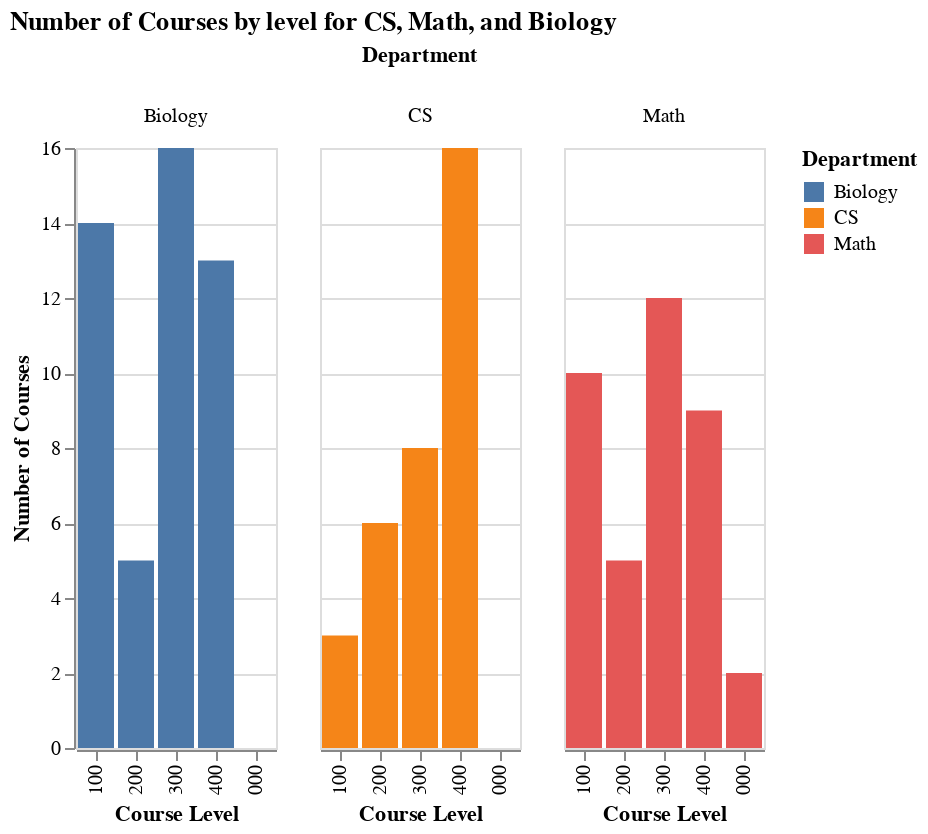

Notebook code cell kept with this figure:
### Markdown cell above
## Step 3: Exploratory Data Analysis (EDA)
### Answer to question one
`"Which departments offer more advanced (300/400 level) courses?"`


In this section, I explore patterns across the Computer Science, Mathematics, and Biology curricula using data visualizations and text analysis.

### Goals of EDA:
- Compare how each department distributes courses across levels (100–400).
- Identify the most common keywords used in course descriptions for each department.
- Highlight key differences in academic focus and structure between departments.
- find when courses are offered through semesters


`note` content and relfection of EDA is located at the bottom which includes the 2 items learned and a review of the other graphs/visual content

### Code cell
# Combine all departments into one DataFrame
df_combined = pd.concat([df_cs, df_math, df_bio], ignore_index=True)
df_combined['Course Level'] = df_combined['Course Code'].apply(lambda x: x.split()[1][0] + "00")


level_counts_all = df_combined.groupby(['Department', 'Course Level']).size().reset_index(name='Count')


# barchart(altair) grouped by dept
chart = alt.Chart(level_counts_all).mark_bar().encode(
    x=alt.X('Course Level:O', sort=['100', '200', '300', '400'], title='Course Level'),
    y=alt.Y('Count:Q', title='Number of Courses'),
    color='Department:N',
    column=alt.Column('Department:N', title='Department'),
    tooltip=['Department', 'Course Level', 'Count']
).properties(
    title='Number of Courses by level for CS, Math, and Biology'
)

chart

### Figure 1 — Vega-Lite specification as saved in the notebook (floating-point values rounded to 4 significant figures)
{"config": {"view": {"continuousWidth": 300, "continuousHeight": 300}}, "data": {"name": "data-5cd03529a174e73a441dc8f1cd010a3b"}, "mark": {"type": "bar"}, "encoding": {"color": {"field": "Department", "type": "nominal"}, "column": {"field": "Department", "title": "Department", "type": "nominal"}, "tooltip": [{"field": "Department", "type": "nominal"}, {"field": "Course Level", "type": "nominal"}, {"field": "Count", "type": "quantitative"}], "x": {"field": "Course Level", "sort": ["100", "200", "300", "400"], "title": "Course Level", "type": "ordinal"}, "y": {"field": "Count", "title": "Number of Courses", "type": "quantitative"}}, "title": "Number of Courses by level for CS, Math, and Biology", "$schema": "https://vega.github.io/schema/vega-lite/v5.20.1.json", "datasets": {"data-5cd03529a174e73a441dc8f1cd010a3b": [{"Department": "Biology", "Course Level": "100", "Count": 14}, {"Department": "Biology", "Course Level": "200", "Count": 5}, {"Department": "Biology", "Course Level": "300", "Count": 16}, {"Department": "Biology", "Course Level": "400", "Count": 13}, {"Department": "CS", "Course Level": "100", "Count": 3}, {"Department": "CS", "Course Level": "200", "Count": 6}, {"Department": "CS", "Course Level": "300", "Count": 8}, {"Department": "CS", "Course Level": "400", "Count": 16}, {"Department": "Math", "Course Level": "000", "Count": 2}, {"Department": "Math", "Course Level": "100", "Count": 10}, {"Department": "Math", "Course Level": "200", "Count": 5}, {"Department": "Math", "Course Level": "300", "Count": 12}, {"Department": "Math", "Course Level": "400", "Count": 9}]}}
